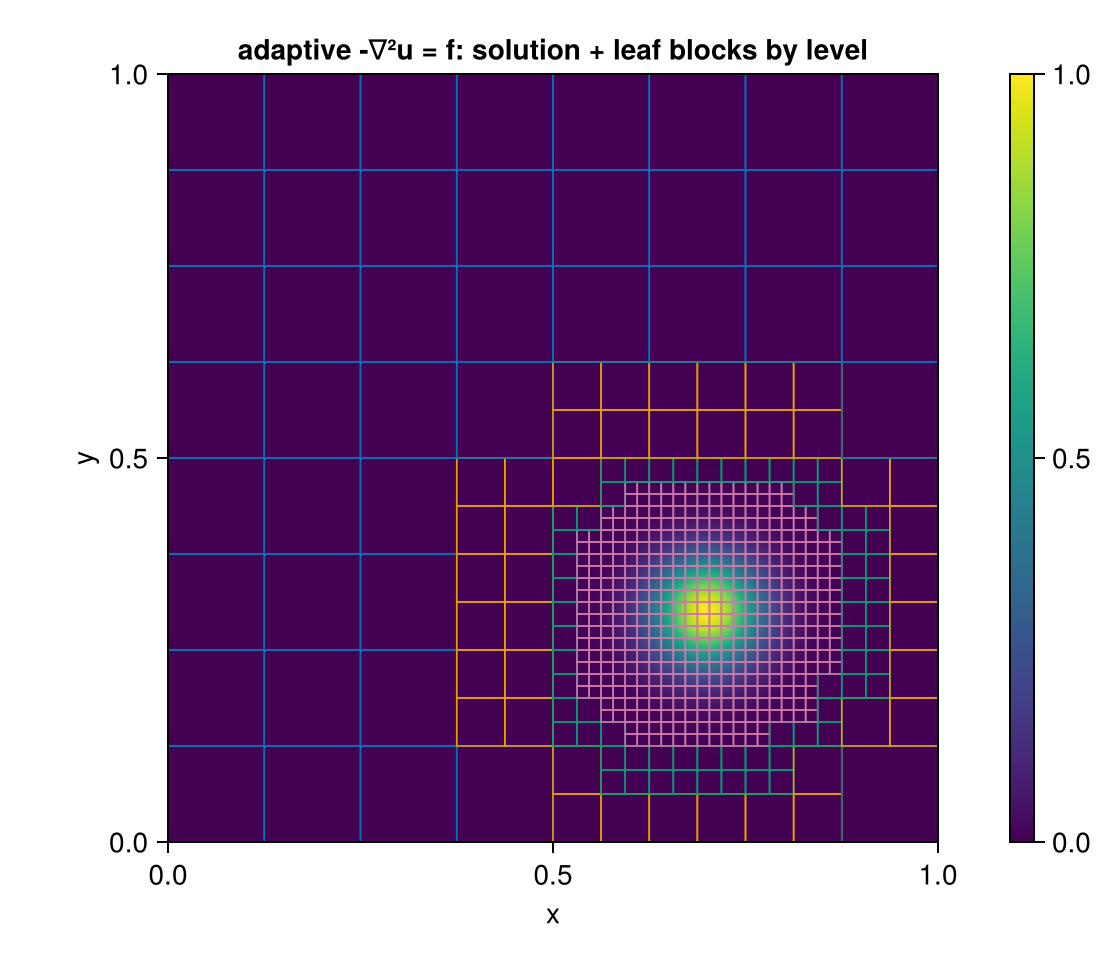

This chart was generated by the following Julia code:
# 2D Poisson -∇²u = f on (0,1)², homogeneous Dirichlet, manufactured Gaussian bump
# u = exp(-‖x-c‖²/s) at c = (0.7, 0.3) — an adaptive solve on a BlockForest where
# refinement follows the solution feature: solve → gradient indicator → regrid!
# (solution transferred across the regrid) → re-prepare → solve.
#
# Run with: julia --project=examples examples/adaptive_poisson.jl

using Pkg; Pkg.activate(@__DIR__)
using MatrixFreeOperators, CairoMakie, Krylov, LinearAlgebra, Printf

const MFO = MatrixFreeOperators

c = (0.7, 0.3)
s = 0.005
uexact(x) = exp(-((x[1] - c[1])^2 + (x[2] - c[2])^2) / s)
f(x) = (4 / s - 4 * ((x[1] - c[1])^2 + (x[2] - c[2])^2) / s^2) * uexact(x)

base = CartesianGrid(
    ((0.0, 1.0), (0.0, 1.0)), (64, 64); bc=ntuple(_ -> (Dirichlet(), Dirichlet()), 2)
)
bf = BlockForest(base; blocksize=(8, 8), maxlevel=3)
u = scalar_field(bf)

function l1_error(u, bf)
    e = 0.0
    for i in 1:MFO.nleaves(bf)
        sp = MFO._leaf_spacing(bf, bf.forest.leaves[i].level)
        ref = set!(similar(MFO.block(u, i)), uexact)
        e += sum(abs, interior(MFO.block(u, i)) .- interior(ref)) * prod(sp)
    end
    return e
end

for cycle in 1:4
    P = prepare(laplacian(bf), u)
    rhs = .-flatten(set!(scalar_field(bf), f))          # Δu = -f; Dirichlet lift is zero
    sol, stats = Krylov.gmres(P, rhs; rtol=1e-10)       # nonsymmetric on an adapted forest
    flat_to_interior!(u, sol)
    lo, hi = extrema(k -> k.level, bf.forest.leaves)
    @printf "cycle %d: %3d leaves, levels %d–%d, %4d gmres iters, L1 error %.3e\n" cycle MFO.nleaves(
        bf
    ) lo hi stats.niter l1_error(u, bf)
    cycle == 4 && break
    η = MFO.gradient(bf) * u
    # refine well past the steep flank so coarse–fine interfaces land where the
    # solution is flat — an interface inside the feature costs more than it saves
    τ = 0.02 * maximum(i -> maximum(norm, interior(MFO.block(η, i))), 1:MFO.nleaves(bf))
    global η, u = regrid!(η, u; refine=b -> maximum(norm, interior(b)) > τ)
end

fig = Figure(size=(560, 480))
ax = Axis(fig[1, 1]; xlabel="x", ylabel="y", aspect=DataAspect(),
          title="adaptive -∇²u = f: solution + leaf blocks by level")
hm = nothing
for (i, (key, lg)) in enumerate(leaves(bf))
    sp = spacing(lg)
    ext = lg.extent
    xs = range(ext[1][1] + 0.5sp[1], ext[1][2] - 0.5sp[1]; length=bf.blocksize[1])
    ys = range(ext[2][1] + 0.5sp[2], ext[2][2] - 0.5sp[2]; length=bf.blocksize[2])
    global hm = heatmap!(ax, xs, ys, collect(interior(MFO.block(u, i))); colorrange=(0, 1))
end
levelcolors = Makie.wong_colors()
for (key, lg) in leaves(bf)
    ext = lg.extent
    lines!(ax,
           [ext[1][1], ext[1][2], ext[1][2], ext[1][1], ext[1][1]],
           [ext[2][1], ext[2][1], ext[2][2], ext[2][2], ext[2][1]];
           color=levelcolors[key.level + 1], linewidth=0.8)
end
Colorbar(fig[1, 2], hm)
figpath = joinpath(@__DIR__, "adaptive_poisson.png")
save(figpath, fig)
@printf "figure: %s\n" figpath
